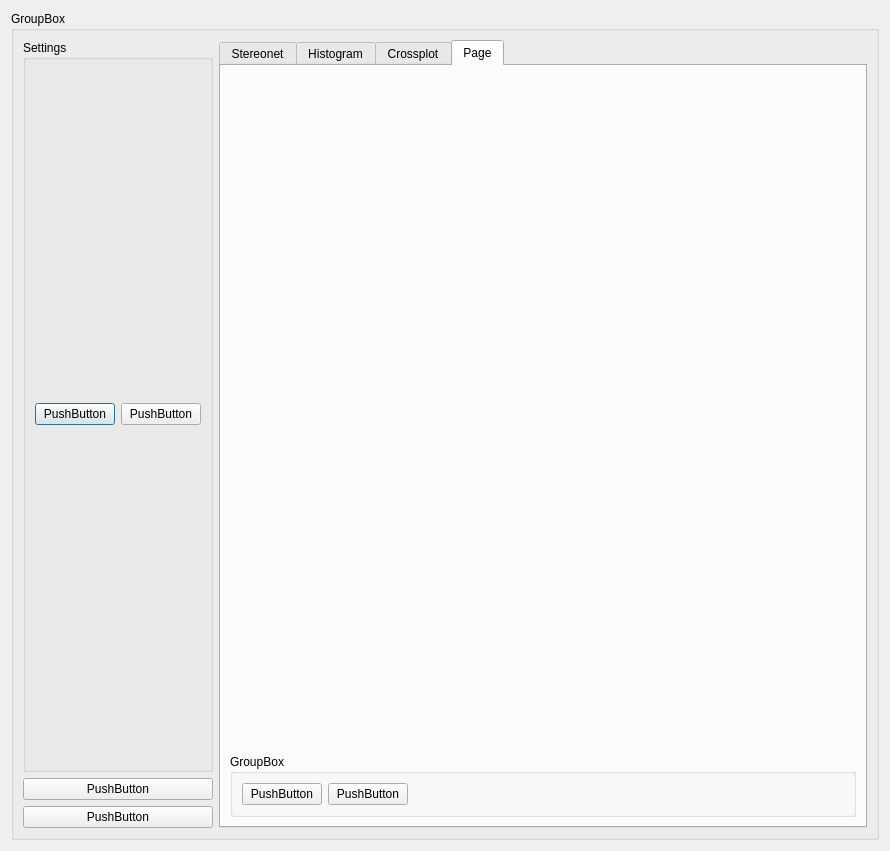
<?xml version="1.0" encoding="UTF-8"?>
<ui version="4.0">
 <class>ClusterAnalysis</class>
 <widget class="QDialog" name="ClusterAnalysis">
  <property name="geometry">
   <rect>
    <x>0</x>
    <y>0</y>
    <width>890</width>
    <height>851</height>
   </rect>
  </property>
  <property name="windowTitle">
   <string>Dialog</string>
  </property>
  <layout class="QVBoxLayout" name="verticalLayout">
   <item>
    <widget class="QGroupBox" name="groupBox">
     <property name="title">
      <string>GroupBox</string>
     </property>
     <layout class="QHBoxLayout" name="horizontalLayout">
      <item>
       <layout class="QVBoxLayout" name="verticalLayout_2">
        <item>
         <widget class="QGroupBox" name="groupBox_5">
          <property name="title">
           <string>Settings</string>
          </property>
          <layout class="QHBoxLayout" name="horizontalLayout_2">
           <item>
            <widget class="QPushButton" name="pushButton_10">
             <property name="sizePolicy">
              <sizepolicy hsizetype="Minimum" vsizetype="Fixed">
               <horstretch>0</horstretch>
               <verstretch>0</verstretch>
              </sizepolicy>
             </property>
             <property name="text">
              <string>PushButton</string>
             </property>
            </widget>
           </item>
           <item>
            <widget class="QPushButton" name="pushButton_9">
             <property name="sizePolicy">
              <sizepolicy hsizetype="Minimum" vsizetype="Fixed">
               <horstretch>0</horstretch>
               <verstretch>0</verstretch>
              </sizepolicy>
             </property>
             <property name="text">
              <string>PushButton</string>
             </property>
            </widget>
           </item>
          </layout>
         </widget>
        </item>
        <item>
         <widget class="QPushButton" name="pushButton_2">
          <property name="sizePolicy">
           <sizepolicy hsizetype="Minimum" vsizetype="Fixed">
            <horstretch>0</horstretch>
            <verstretch>0</verstretch>
           </sizepolicy>
          </property>
          <property name="text">
           <string>PushButton</string>
          </property>
         </widget>
        </item>
        <item>
         <widget class="QPushButton" name="pushButton">
          <property name="sizePolicy">
           <sizepolicy hsizetype="Minimum" vsizetype="Fixed">
            <horstretch>0</horstretch>
            <verstretch>0</verstretch>
           </sizepolicy>
          </property>
          <property name="text">
           <string>PushButton</string>
          </property>
         </widget>
        </item>
       </layout>
      </item>
      <item>
       <layout class="QVBoxLayout" name="verticalLayout_5">
        <item>
         <widget class="QTabWidget" name="Histogram">
          <property name="currentIndex">
           <number>3</number>
          </property>
          <widget class="QWidget" name="tab_Steronet">
           <attribute name="title">
            <string>Stereonet</string>
           </attribute>
           <layout class="QVBoxLayout" name="verticalLayout_6">
            <item>
             <widget class="QCustomPlot" name="widget" native="true">
              <property name="sizePolicy">
               <sizepolicy hsizetype="Preferred" vsizetype="Expanding">
                <horstretch>0</horstretch>
                <verstretch>0</verstretch>
               </sizepolicy>
              </property>
             </widget>
            </item>
            <item>
             <widget class="QGroupBox" name="groupBox_Stereo">
              <property name="title">
               <string>GroupBox</string>
              </property>
              <layout class="QHBoxLayout" name="horizontalLayout_5">
               <item>
                <widget class="QPushButton" name="pushButton_7">
                 <property name="text">
                  <string>PushButton</string>
                 </property>
                </widget>
               </item>
               <item>
                <widget class="QPushButton" name="pushButton_8">
                 <property name="text">
                  <string>PushButton</string>
                 </property>
                </widget>
               </item>
               <item>
                <spacer name="horizontalSpacer_3">
                 <property name="orientation">
                  <enum>Qt::Horizontal</enum>
                 </property>
                 <property name="sizeHint" stdset="0">
                  <size>
                   <width>40</width>
                   <height>20</height>
                  </size>
                 </property>
                </spacer>
               </item>
              </layout>
             </widget>
            </item>
           </layout>
          </widget>
          <widget class="QWidget" name="tab_Histogram">
           <attribute name="title">
            <string>Histogram</string>
           </attribute>
           <layout class="QVBoxLayout" name="verticalLayout_3">
            <item>
             <widget class="QCustomPlot" name="widget_2" native="true">
              <property name="sizePolicy">
               <sizepolicy hsizetype="Preferred" vsizetype="Expanding">
                <horstretch>0</horstretch>
                <verstretch>0</verstretch>
               </sizepolicy>
              </property>
             </widget>
            </item>
            <item>
             <widget class="QGroupBox" name="groupBox_Histo">
              <property name="title">
               <string>GroupBox</string>
              </property>
              <layout class="QHBoxLayout" name="horizontalLayout_4">
               <item>
                <widget class="QPushButton" name="pushButton_5">
                 <property name="text">
                  <string>PushButton</string>
                 </property>
                </widget>
               </item>
               <item>
                <widget class="QPushButton" name="pushButton_6">
                 <property name="text">
                  <string>PushButton</string>
                 </property>
                </widget>
               </item>
               <item>
                <spacer name="horizontalSpacer_2">
                 <property name="orientation">
                  <enum>Qt::Horizontal</enum>
                 </property>
                 <property name="sizeHint" stdset="0">
                  <size>
                   <width>40</width>
                   <height>20</height>
                  </size>
                 </property>
                </spacer>
               </item>
              </layout>
             </widget>
            </item>
           </layout>
          </widget>
          <widget class="QWidget" name="tab_Xplot">
           <attribute name="title">
            <string>Crossplot</string>
           </attribute>
           <layout class="QVBoxLayout" name="verticalLayout_4">
            <item>
             <widget class="QCustomPlot" name="widget_3" native="true">
              <property name="sizePolicy">
               <sizepolicy hsizetype="Preferred" vsizetype="Expanding">
                <horstretch>0</horstretch>
                <verstretch>0</verstretch>
               </sizepolicy>
              </property>
             </widget>
            </item>
            <item>
             <widget class="QGroupBox" name="groupBox_Xplot">
              <property name="title">
               <string>GroupBox</string>
              </property>
              <layout class="QHBoxLayout" name="horizontalLayout_3">
               <item>
                <widget class="QPushButton" name="pushButton_3">
                 <property name="text">
                  <string>PushButton</string>
                 </property>
                </widget>
               </item>
               <item>
                <widget class="QPushButton" name="pushButton_4">
                 <property name="text">
                  <string>PushButton</string>
                 </property>
                </widget>
               </item>
               <item>
                <spacer name="horizontalSpacer">
                 <property name="orientation">
                  <enum>Qt::Horizontal</enum>
                 </property>
                 <property name="sizeHint" stdset="0">
                  <size>
                   <width>40</width>
                   <height>20</height>
                  </size>
                 </property>
                </spacer>
               </item>
              </layout>
             </widget>
            </item>
           </layout>
          </widget>
          <widget class="QWidget" name="tab_4">
           <attribute name="title">
            <string>Page</string>
           </attribute>
           <layout class="QVBoxLayout" name="verticalLayout_7">
            <item>
             <widget class="QCustomPlot" name="widget_4" native="true">
              <property name="sizePolicy">
               <sizepolicy hsizetype="Preferred" vsizetype="Expanding">
                <horstretch>0</horstretch>
                <verstretch>0</verstretch>
               </sizepolicy>
              </property>
             </widget>
            </item>
            <item>
             <widget class="QGroupBox" name="groupBox_6">
              <property name="title">
               <string>GroupBox</string>
              </property>
              <layout class="QHBoxLayout" name="horizontalLayout_6">
               <item>
                <widget class="QPushButton" name="pushButton_11">
                 <property name="text">
                  <string>PushButton</string>
                 </property>
                </widget>
               </item>
               <item>
                <widget class="QPushButton" name="pushButton_12">
                 <property name="text">
                  <string>PushButton</string>
                 </property>
                </widget>
               </item>
               <item>
                <spacer name="horizontalSpacer_4">
                 <property name="orientation">
                  <enum>Qt::Horizontal</enum>
                 </property>
                 <property name="sizeHint" stdset="0">
                  <size>
                   <width>40</width>
                   <height>20</height>
                  </size>
                 </property>
                </spacer>
               </item>
              </layout>
             </widget>
            </item>
           </layout>
          </widget>
         </widget>
        </item>
       </layout>
      </item>
     </layout>
    </widget>
   </item>
  </layout>
 </widget>
 <customwidgets>
  <customwidget>
   <class>QCustomPlot</class>
   <extends>QWidget</extends>
   <header>qcustomplot.h</header>
   <container>1</container>
  </customwidget>
 </customwidgets>
 <resources/>
 <connections/>
</ui>
